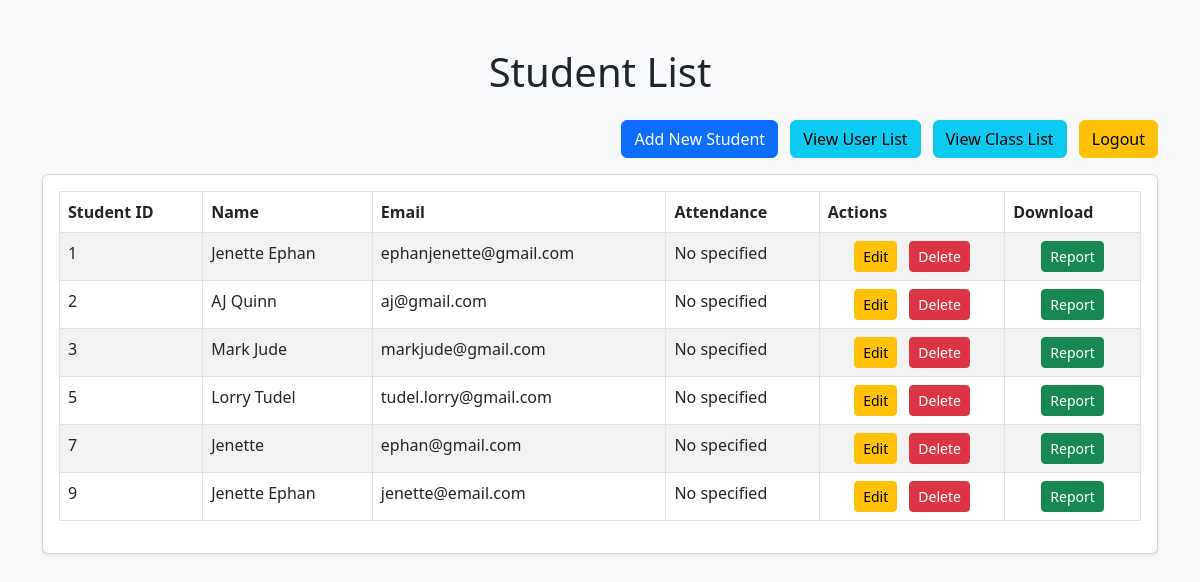
The page /students/ (signed in) on the database as committed earlier.
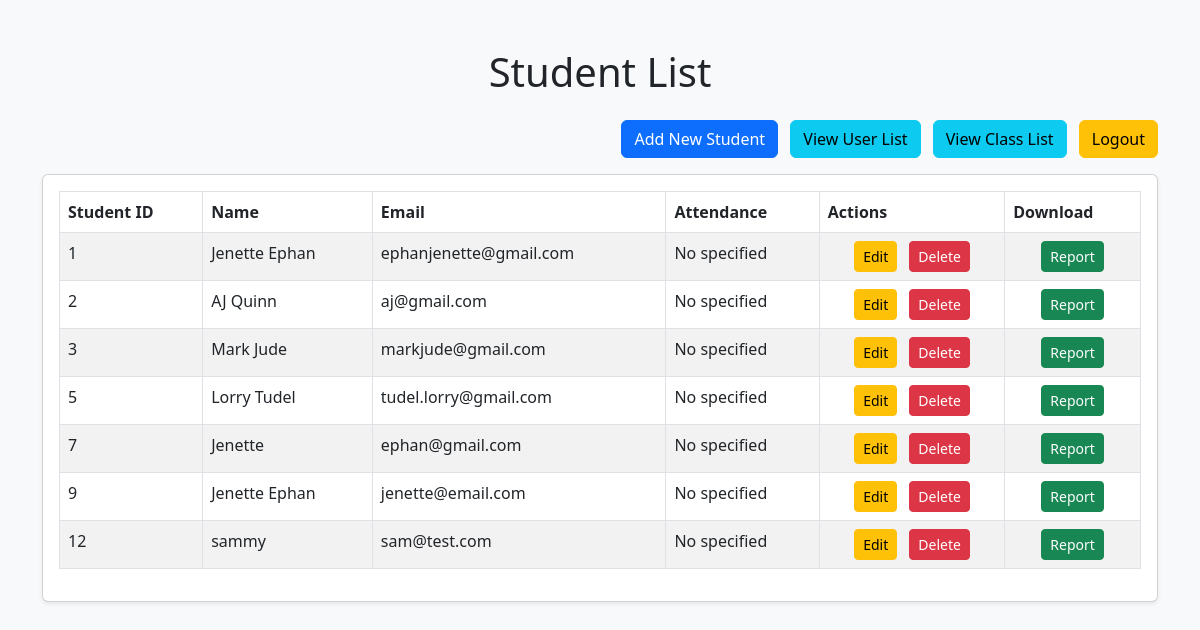
The same page on the database as committed later.
### samsapp/models.py (models this page shows, shortened)
class Student(models.Model):
    student_id = models.AutoField(primary_key=True)  # Automatically increments
    student_fullname = models.CharField(max_length=50)
    student_email = models.EmailField(max_length=50)
    birth_date = models.DateField()
    enrollment_date = models.DateField()

### samsapp/views.py (the view)
# urls.py: path('students/', views.student_list, name='student_list'),
@login_required(login_url='login')
def student_list(request):
    students = Student.objects.all()
    return render(request, 'samsapp/student_list.html', {'students': students})

### samsapp/templates/samsapp/student_list.html (shortened to what this page needs)
<!DOCTYPE html>
<html lang="en">
<head>
    <link href="https://cdn.jsdelivr.net/npm/bootstrap@5.3.0-alpha1/dist/css/bootstrap.min.css" rel="stylesheet">
</head>
<body class="bg-light">
<div class="container mt-5">
    <h1 class="text-center mb-4">Student List</h1>
    <div class="text-end mb-3">
        <a href="{% url 'student_create' %}" class="btn btn-primary">Add New Student</a>
        <a href="{% url 'user_list' %}" class="btn btn-info ms-2">View User List</a>
        <a href="{% url 'class_list' %}" class="btn btn-info ms-2">View Class List</a>
        <a href="{% url 'logout' %}" class="btn btn-warning ms-2">Logout</a>
    </div>
    <div class="card shadow-sm">
        <div class="card-body">
            <table class="table table-bordered table-striped">
                <thead>
                    <tr class="bg-primary text-white">
                        <th>Student ID</th>
                        <th>Name</th>
                        <th>Email</th>
                        <th>Attendance</th>
                        <th>Actions</th>
                        <th>Download</th>
                    </tr>
                </thead>
                <tbody>
                    {% for student in students %}
                        <tr>
                            <td>{{ student.student_id }}</td>
                            <td>{{ student.student_fullname }}</td>
                            <td>{{ student.student_email }}</td>
                            <td>No specified</td>
                            <td class="text-center">
                                <a href="{% url 'student_update' student.pk %}" class="btn btn-warning btn-sm me-2" onclick="return confirm('Do you want to edit this student?');">Edit</a>
                                <form action="{% url 'student_delete' student.pk %}" method="post" style="display: inline;">
                                    <button type="submit" class="btn btn-danger btn-sm" onclick="return confirm('Are you sure you want to delete this student?');">Delete</button>
                                </form>
                            </td>
                            <td class="text-center">
                                <a href="{% url 'student_report' student.pk %}" class="btn btn-success btn-sm">Report</a>
                            </td>
                        </tr>
                    {% empty %}
                        <tr>
                            <td colspan="6" class="text-center">No students found.</td>
                        </tr>
                    {% endfor %}
                </tbody>
            </table>
        </div>
    </div>
</div>
</body>
</html>

Rows that differ between the two databases and show on the page:
added Student: student_id "12", student_fullname "sammy", student_email "sam@test.com"
